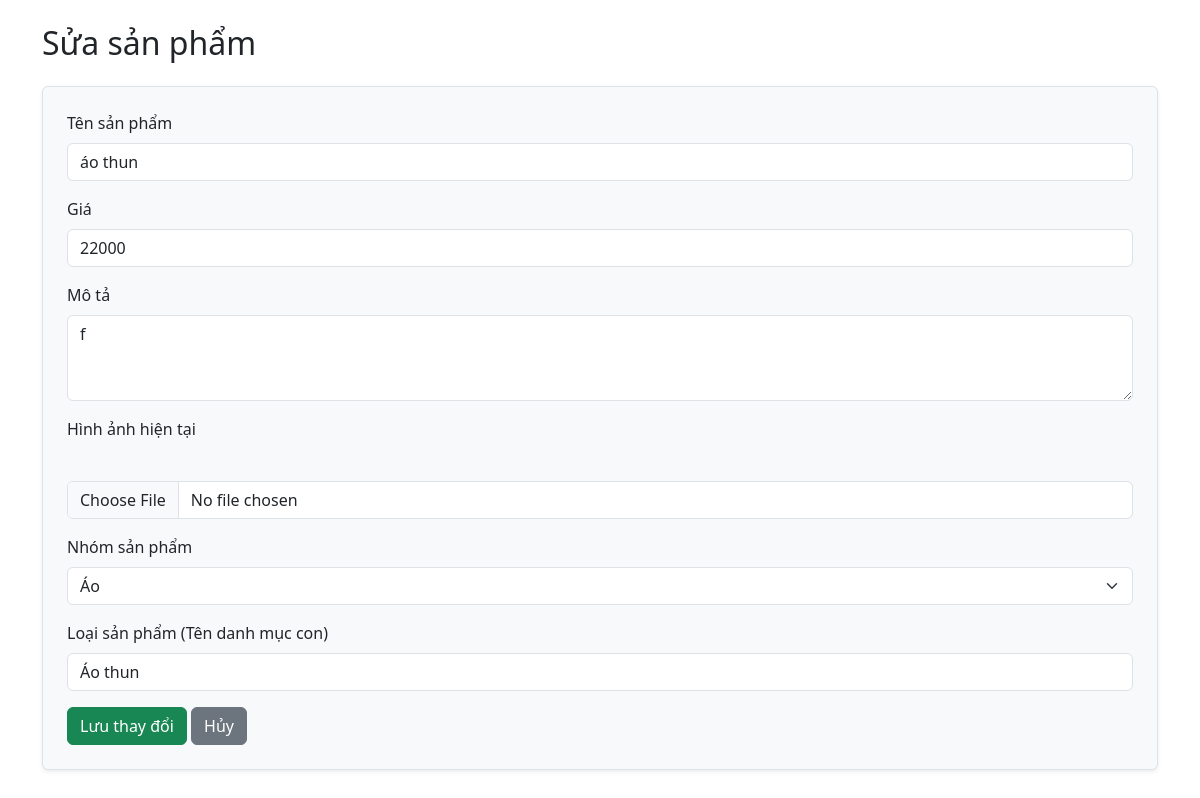
/sua_sanpham.php?id=5 (signed in), run on an earlier commit of the app's database.
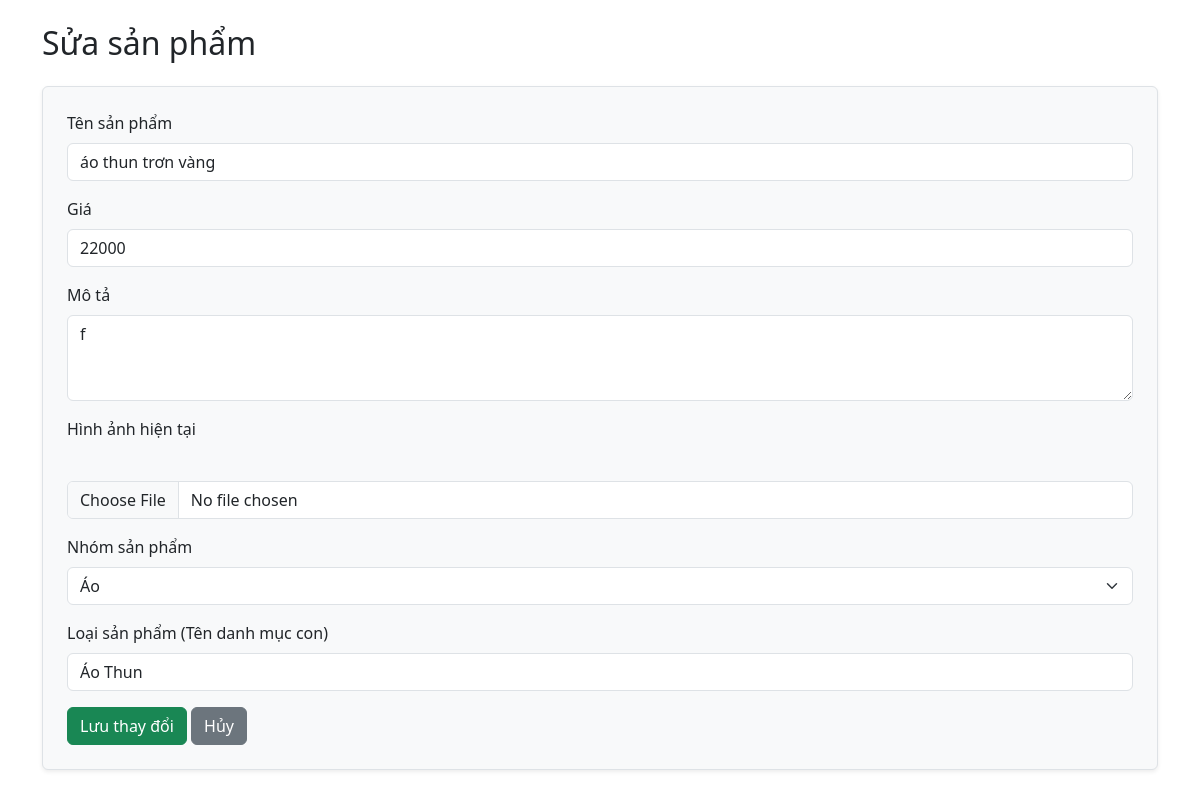
And on a later commit of the database.
### tables this page shows
CREATE TABLE `san_pham` (
    `id` INT(10) NOT NULL AUTO_INCREMENT,
    `ten_san_pham` VARCHAR(250) NOT NULL,
    `gia` DECIMAL(10, 0) NOT NULL,
    `mo_ta` TEXT DEFAULT NULL,
    `hinh_anh` VARCHAR(255) DEFAULT NULL,
    `phan_loai` VARCHAR(100) NOT NULL,  
    `loai_chinh` ENUM('Áo', 'Quần', 'Giày', 'Khác') NOT NULL DEFAULT 'Khác',
    `phan_loai_id` INT(10) DEFAULT NULL,  
    `so_luong` INT(10) NOT NULL DEFAULT 0,
    `so_luong_ban` INT(10) NOT NULL DEFAULT 0,  
    `trang_thai` ENUM(
        'Còn hàng',
        'Hết hàng',
        'Ngừng kinh doanh'
    ) NOT NULL DEFAULT 'Còn hàng',
    `ngay_tao` DATETIME NOT NULL DEFAULT CURRENT_TIMESTAMP,
    PRIMARY KEY (`id`),
    CONSTRAINT `fk_sanpham_phanloai` FOREIGN KEY (`phan_loai_id`) REFERENCES `phan_loai_san_pham` (`id`) ON DELETE SET NULL ON UPDATE CASCADE
);

### sua_sanpham.php (the view, shortened to what this page needs)
<?php
include "Database/function.php";
$id = (int)$_GET['id'];
$sql = "SELECT * FROM san_pham WHERE id = $id";
$result = mysqli_query($conn, $sql);
$san_pham = mysqli_fetch_assoc($result);
?>
<!DOCTYPE html>
<html lang="vi">
<head>
    <link href="https://cdn.jsdelivr.net/npm/bootstrap@5.3.2/dist/css/bootstrap.min.css" rel="stylesheet">
</head>
<body class="p-4">
    <div class="container">
        <h2 class="mb-4">Sửa sản phẩm</h2>
        <form action="" method="post" enctype="multipart/form-data" class="border rounded p-4 shadow-sm bg-light">
            <div class="mb-3">
                <label for="ten_san_pham" class="form-label">Tên sản phẩm</label>
                <input type="text" class="form-control" id="ten_san_pham" name="ten_san_pham"
                    value="<?= htmlspecialchars($san_pham['ten_san_pham'] ?? '') ?>" required>
            </div>
            <div class="mb-3">
                <label for="gia" class="form-label">Giá</label>
                <input type="number" step="0.01" class="form-control" id="gia" name="gia"
                    value="<?= htmlspecialchars($san_pham['gia'] ?? 0) ?>" required>
            </div>
            <div class="mb-3">
                <label for="mo_ta" class="form-label">Mô tả</label>
                <textarea class="form-control" id="mo_ta" name="mo_ta" rows="3"><?= htmlspecialchars($san_pham['mo_ta'] ?? '') ?></textarea>
            </div>
            <div class="mb-3">
                <label class="form-label">Hình ảnh hiện tại</label><br>
                <input type="file" class="form-control mt-2" id="hinh_anh" name="hinh_anh">
            </div>
            <div class="mb-3">
                <label for="loai_chinh" class="form-label">Nhóm sản phẩm</label>
                <select class="form-select" id="loai_chinh" name="loai_chinh" required>
                    <option value="Áo" <?= ($san_pham['loai_chinh'] ?? '') == 'Áo' ? 'selected' : '' ?>>Áo</option>
                </select>
            </div>
            <div class="mb-3">
                <label for="phan_loai" class="form-label">Loại sản phẩm (Tên danh mục con)</label>
                <input type="text" class="form-control" id="phan_loai" name="phan_loai"
                    value="<?= htmlspecialchars($san_pham['phan_loai'] ?? '') ?>" required>
            </div>
            <button type="submit" class="btn btn-success" name="cap_nhat">Lưu thay đổi</button>
            <a href="quan_ly_san_pham.php" class="btn btn-secondary">Hủy</a>
        </form>
    </div>
</body>
</html>

What changed in the data, as far as the page shows it:
changed san_pham "Áo": ten_san_pham "áo thun" → "áo thun trơn vàng"; phan_loai "Áo thun" → "Áo Thun"
